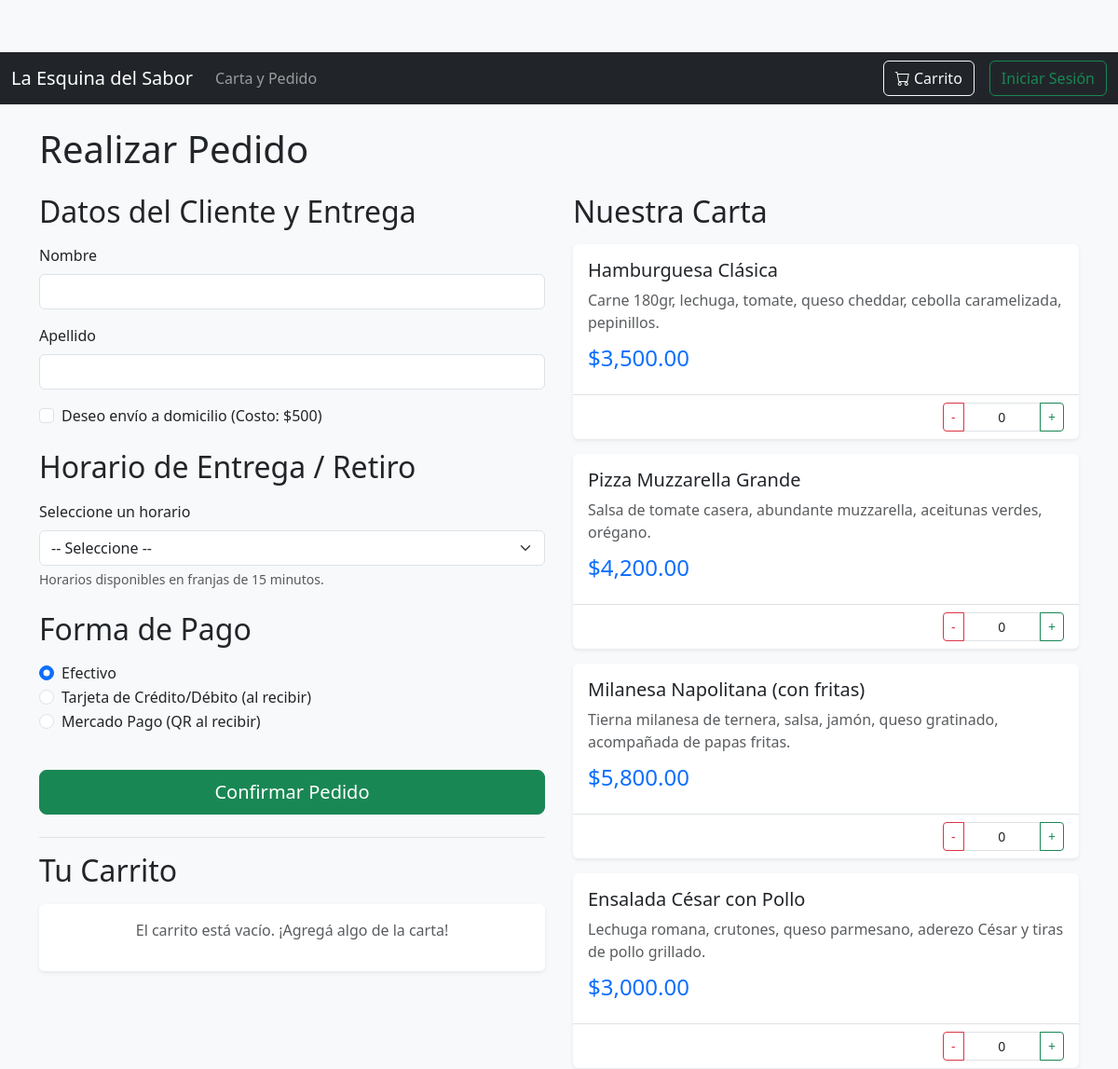
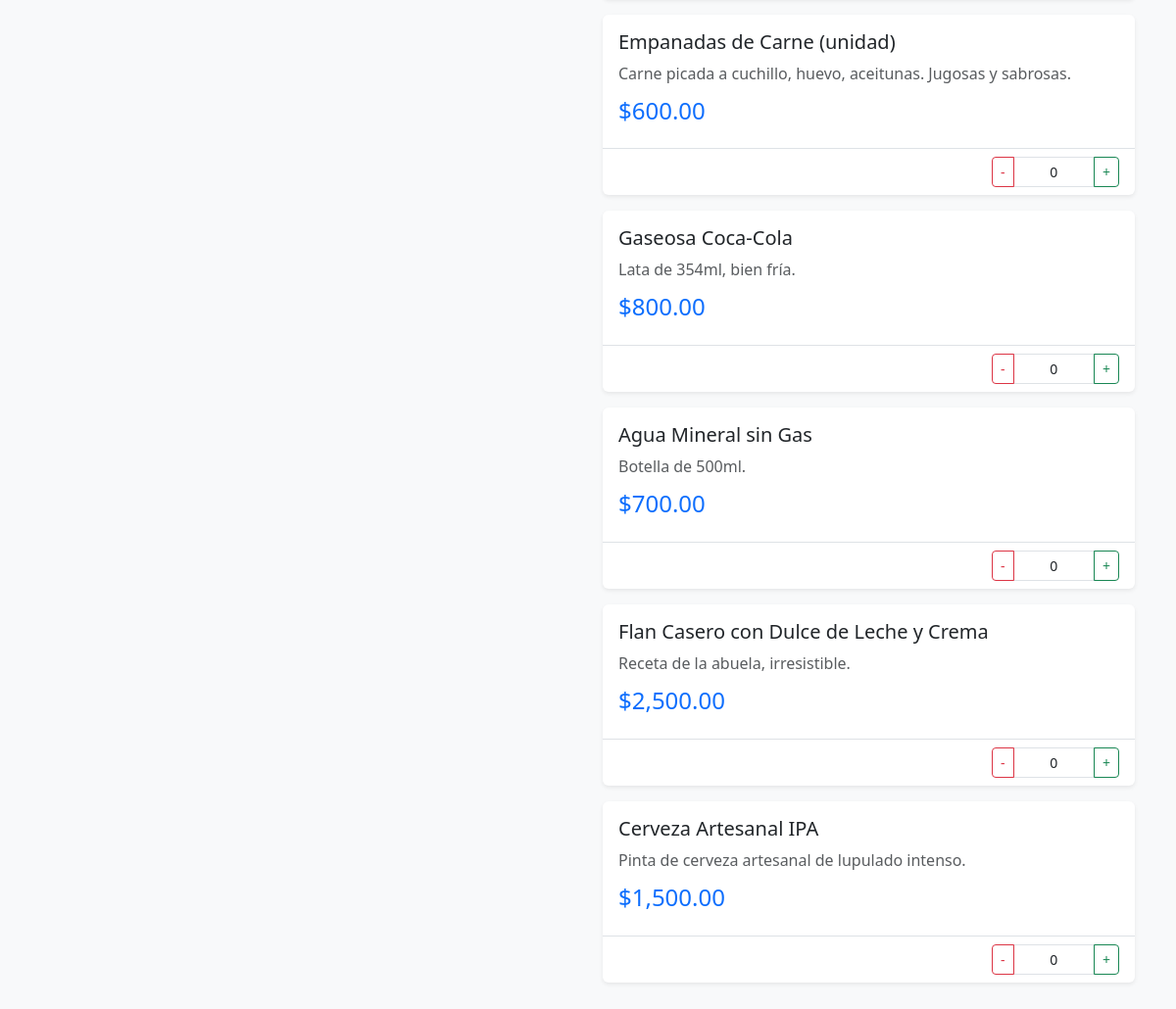
Page /hacer_pedido on the committed database (2 pictures, top to bottom).
### tables this page shows
CREATE TABLE platos (
            id_plato INTEGER PRIMARY KEY AUTOINCREMENT,
            nombre TEXT NOT NULL,
            descripcion TEXT,
            precio REAL NOT NULL,
            activo INTEGER DEFAULT 1,
            id_empresa INTEGER, rubro TEXT,
            FOREIGN KEY(id_empresa) REFERENCES empresas(id_empresa)
        );

### app.py (the view, shortened to what this page needs)
@app.route('/hacer_pedido', methods=['GET', 'POST'])
def hacer_pedido():
    company_id_for_frontend = get_company_id_for_frontend_context()
    conn = conectar_db()
    cursor = conn.cursor()
    cursor.execute("SELECT id_plato, nombre, descripcion, precio, rubro FROM platos WHERE activo = 1 AND id_empresa = ? ORDER BY id_plato ASC",
                   (company_id_for_frontend,))
    platos_db = cursor.fetchall()
    conn.close()
    franjas_horarias = _generar_franjas_horarias_disponibles(company_id_for_frontend)
    return render_template('hacer_pedido.html',
                           platos=platos_db,
                           franjas_horarias=franjas_horarias,
                           carrito_detalle=_get_carrito_detalle(platos_db),
                           total_carrito=_get_total_carrito(),
                           costo_envio=get_costo_envio(),
                           request_form={},
                           carrito=session.get('carrito', {}))

### app.py (called while the page is built, shortened)
def conectar_db():
    conn = sqlite3.connect(DB_NAME)
    conn.row_factory = sqlite3.Row # Permite acceder a las columnas por nombre
    return conn

def cargar_configuracion(clave, valor_defecto=None, id_empresa=None):
    conn = conectar_db()
    cursor = conn.cursor()
    if id_empresa:
        cursor.execute("SELECT valor FROM configuracion WHERE clave = ? AND id_empresa = ?", (clave, id_empresa))
    else:
        cursor.execute("SELECT valor FROM configuracion WHERE clave = ? AND id_empresa IS NULL", (clave,))
    resultado = cursor.fetchone()
    conn.close()
    if resultado:
        return resultado['valor']
    return valor_defecto

def get_costo_envio():
    if current_user.is_authenticated and current_user.id_empresa:
        costo = cargar_configuracion('ENVIO_COSTO', str(DEFAULT_ENVIO_COSTO), current_user.id_empresa)
    else:
        costo = cargar_configuracion('ENVIO_COSTO', str(DEFAULT_ENVIO_COSTO), None)
    try:
        return float(costo)
    except ValueError:
        return DEFAULT_ENVIO_COSTO

def get_company_filter_conditions_and_params(table_alias=''):
    conditions = []
    params = []
    return conditions, params

def get_company_id_for_frontend_context():
    if current_user.is_authenticated and not current_user.has_role('super_admin') and current_user.id_empresa:
        return current_user.id_empresa
    return DEFAULT_COMPANY_FOR_ORDERS

def _get_carrito_detalle(platos_db):
    carrito_detalle = []
    return carrito_detalle

def _get_total_carrito():
    total = 0.0
    if 'carrito' in session:
        for item_data in session['carrito'].values():
            total += item_data.get('precio', 0.0) * item_data.get('cantidad', 0)
    return total

### templates/hacer_pedido.html (shortened to what this page needs)
{% extends "base.html" %}
{% block content %}
    <h1 class="mb-4">Realizar Pedido</h1>
    <div class="row custom-layout-container">
        <div class="col-md-6 custom-fixed-left-column">
            <form action="{{ url_for('hacer_pedido') }}" method="POST" id="pedido-form">
                <h2 class="mb-3">Datos del Cliente y Entrega</h2>
                <div class="mb-3">
                    <label for="nombre" class="form-label">Nombre</label>
                    <input type="text" class="form-control" id="nombre" name="nombre" required value="{{ request_form.get('nombre', '') }}">
                </div>
                <div class="mb-3">
                    <label for="apellido" class="form-label">Apellido</label>
                    <input type="text" class="form-control" id="apellido" name="apellido" required value="{{ request_form.get('apellido', '') }}">
                </div>
                <div class="mb-3 form-check">
                    <input type="checkbox" class="form-check-input" id="es_envio_solicitado" name="es_envio_solicitado" onchange="toggleDireccionField()" {% if request_form.get('es_envio_solicitado') %}checked{% endif %}>
                    <label class="form-check-label" for="es_envio_solicitado">Deseo envío a domicilio (Costo: ${{ costo_envio | int }})</label>
                </div>
                <h2 class="mt-4 mb-3">Horario de Entrega / Retiro</h2>
                <div class="mb-3">
                    <label for="horario_entrega" class="form-label">Seleccione un horario</label>
                    <select class="form-select" id="horario_entrega" name="horario_entrega" required>
                        <option value="">-- Seleccione --</option>
                    </select>
                    <div class="form-text">Horarios disponibles en franjas de 15 minutos.</div>
                </div>
                <h2 class="mt-4 mb-3">Forma de Pago</h2>
                <div class="mb-3">
                    <div class="form-check">
                        <input class="form-check-input" type="radio" name="forma_pago" id="pagoEfectivo" value="Efectivo" {% if request_form.get('forma_pago') == 'Efectivo' or not request_form.get('forma_pago') %}checked{% endif %}>
                        <label class="form-check-label" for="pagoEfectivo">
                            Efectivo
                        </label>
                    </div>
                    <div class="form-check">
                        <input class="form-check-input" type="radio" name="forma_pago" id="pagoTarjeta" value="Tarjeta de Crédito/Débito" {% if request_form.get('forma_pago') == 'Tarjeta de Crédito/Débito' %}checked{% endif %}>
                        <label class="form-check-label" for="pagoTarjeta">
                            Tarjeta de Crédito/Débito (al recibir)
                        </label>
                    </div>
                    <div class="form-check">
                        <input class="form-check-input" type="radio" name="forma_pago" id="pagoMercadoPago" value="Mercado Pago" {% if request_form.get('forma_pago') == 'Mercado Pago' %}checked{% endif %}>
                        <label class="form-check-label" for="pagoMercadoPago">
                            Mercado Pago (QR al recibir)
                        </label>
                    </div>
                </div>
                <button type="submit" class="btn btn-success btn-lg mt-4 w-100">Confirmar Pedido</button>
            </form>
            <div class="mt-4 pt-3 border-top">
                <h2 class="mb-3">Tu Carrito</h2>
                <div id="carrito-view" class="card shadow-sm p-3">
                    {% if carrito_detalle %}
                        <ul class="list-group list-group-flush">
                            {% for item in carrito_detalle %}
                                <li class="list-group-item d-flex justify-content-between align-items-center">
                                    <div>
                                        {{ item.cantidad }} x {{ item.nombre }} <br>
                                        <small class="text-muted">@ ${{ "{:,.2f}".format(item.precio_unitario) }} c/u</small>
                                    </div>
                                    <div>
                                        <strong>${{ "{:,.2f}".format(item.subtotal) }}</strong>
                                        <button type="button" class="btn btn-sm btn-outline-danger ms-2 remove-from-cart-btn" data-plato-id="{{ item.id_plato }}">
                                            <i class="bi bi-x-lg"></i>
                                        </button>
                                    </div>
                                </li>
                            {% endfor %}
                        </ul>
                        <div class="mt-3 pt-3 border-top d-flex justify-content-between">
                            <h5>Subtotal productos:</h5>
                            <h5 id="subtotal_productos_display">${{ "{:,.2f}".format(total_carrito) }}</h5>
                        </div>
                        <div class="mt-2 d-flex justify-content-between">
                            <h5>Costo de Envío:</h5>
                            <h5 id="costo_envio_display">${{ "{:,.2f}".format(costo_envio if request_form.get('es_envio_solicitado') else 0.00) }}</h5>
                        </div>
                        <div class="mt-2 pt-3 border-top d-flex justify-content-between">
                            <h4>TOTAL ESTIMADO:</h4>
                            <h4 id="total-estimado-carrito">
                                <strong>${{ "{:,.2f}".format(total_carrito + (costo_envio if request_form.get('es_envio_solicitado') else 0.00)) }}</strong>
                            </h4>
                        </div>
                    {% else %}
                        <p class="text-center text-muted">El carrito está vacío. ¡Agregá algo de la carta!</p>
                    {% endif %}
                </div>
            </div>
        </div>
        <div class="col-md-6 custom-scroll-right-column">
            <h2 class="mb-3">Nuestra Carta</h2>
            {% if platos %}
                <div class="row row-cols-1 g-3">
                    {% for plato in platos %}
                        <div class="col">
                            <div class="card h-100 shadow-sm">
                                <div class="card-body">
                                    <h5 class="card-title">{{ plato.nombre }}</h5>
                                    <p class="card-text text-muted">{{ plato.descripcion }}</p>
                                    <h4 class="card-subtitle mb-2 text-primary">${{ "{:,.2f}".format(plato.precio) }}</h4>
                                </div>
                                <div class="card-footer bg-transparent border-top d-flex justify-content-end align-items-center">
                                    <div class="input-group input-group-sm quantity-control" style="width: 130px;">
                                        <button class="btn btn-outline-danger btn-minus" type="button" data-plato-id="{{ plato.id_plato }}">-</button>
                                        <input type="text" class="form-control text-center quantity-input" value="{{ carrito.get(plato.id_plato | string, {'cantidad': 0}).cantidad }}" data-plato-id="{{ plato.id_plato }}" readonly>
                                        <button class="btn btn-outline-success btn-plus" type="button" data-plato-id="{{ plato.id_plato }}">+</button>
                                    </div>
                                </div>
                            </div>
                        </div>
                    {% endfor %}
                </div>
            {% else %}
                <p class="text-center text-muted">Aún no hay platos en la carta. ¡Vuelve pronto!</p>
            {% endif %}
        </div>
    </div>
{% endblock %}

### templates/base.html (shortened to what this page needs)
<!doctype html>
<html lang="es">
<head>
    <link href="https://cdn.jsdelivr.net/npm/bootstrap@5.3.3/dist/css/bootstrap.min.css" rel="stylesheet">
    <link rel="stylesheet" href="https://cdn.jsdelivr.net/npm/bootstrap-icons@1.11.3/font/bootstrap-icons.min.css">
    <link rel="stylesheet" href="{{ url_for('static', filename='css/style.css') }}">
</head>
<body>
    <nav class="navbar navbar-expand-lg navbar-dark bg-dark">
        <div class="container-fluid">
            <a class="navbar-brand" href="{{ url_for('index') }}">La Esquina del Sabor</a>
            <div class="collapse navbar-collapse" id="navbarNav">
                <ul class="navbar-nav me-auto mb-2 mb-lg-0">
                    <li class="nav-item">
                        <a class="nav-link" href="{{ url_for('hacer_pedido') }}">Carta y Pedido</a>
                    </li>
                </ul>
                <div class="d-flex align-items-center">
                    <a class="btn btn-outline-light position-relative me-3" href="{{ url_for('hacer_pedido') }}">
                        <i class="bi bi-cart"></i> Carrito
                    </a>
                    <ul class="navbar-nav">
                        {% if current_user.is_authenticated %}
                            <li class="nav-item me-2">
                                <span class="nav-link text-white">Hola, <strong>{{ current_user.get_full_name() }}</strong> ({{ current_user.nombre_rol }})</span>
                            </li>
                            <li class="nav-item">
                                <a class="btn btn-outline-danger" href="{{ url_for('logout') }}">Cerrar Sesión</a>
                            </li>
                        {% else %}
                            <li class="nav-item">
                                <a class="btn btn-outline-success" href="{{ url_for('login') }}">Iniciar Sesión</a>
                            </li>
                        {% endif %}
                    </ul>
                </div>
            </div>
        </div>
    </nav>
    <div class="container mt-4">
        {% block content %}{% endblock %}
    </div>
</body>
</html>

### static/css/style.css (style rules this page uses)
body { padding-top: 56px; background-color: #f8f9fa; }
.card { border: none; transition: transform 0.2s ease-in-out, box-shadow 0.2s ease-in-out; }

### templates/hacer_pedido.html (style rules this page uses)
.custom-layout-container { display: flex; min-height: calc(100vh - (var(--navbar-height, 56px) + var(--footer-height, 0px) + 2rem)); margin-top: 1rem; }
.custom-fixed-left-column { position: sticky; top: var(--navbar-height, 56px); height: calc(100vh - (var(--navbar-height, 56px) + 2rem)); overflow-y: auto; padding-right: 15px; z-index: 10; }
.custom-scroll-right-column { overflow-y: auto; height: calc(100vh - (var(--navbar-height, 56px) + 2rem)); padding-left: 15px; }
body { padding-top: var(--navbar-height, 56px); }
:root { --navbar-height: 56px; --footer-height: 0px; }

### rows in the picture
platos: nombre "Hamburguesa Clásica", descripcion "Carne 180gr, lechuga, tomate, queso cheddar, cebolla caramelizada, pepinillos.", precio "3,500.00", get "0"
platos: nombre "Pizza Muzzarella Grande", descripcion "Salsa de tomate casera, abundante muzzarella, aceitunas verdes, orégano.", precio "4,200.00", get "0"
platos: nombre "Milanesa Napolitana (con fritas)", descripcion "Tierna milanesa de ternera, salsa, jamón, queso gratinado, acompañada de papas fritas.", precio "5,800.00", get "0"
platos: nombre "Ensalada César con Pollo", descripcion "Lechuga romana, crutones, queso parmesano, aderezo César y tiras de pollo grillado.", precio "3,000.00", get "0"
platos: nombre "Empanadas de Carne (unidad)", descripcion "Carne picada a cuchillo, huevo, aceitunas. Jugosas y sabrosas.", precio "600.00", get "0"
platos: nombre "Gaseosa Coca-Cola", descripcion "Lata de 354ml, bien fría.", precio "800.00", get "0"
platos: nombre "Agua Mineral sin Gas", descripcion "Botella de 500ml.", precio "700.00", get "0"
platos: nombre "Flan Casero con Dulce de Leche y Crema", descripcion "Receta de la abuela, irresistible.", precio "2,500.00", get "0"
platos: nombre "Cerveza Artesanal IPA", descripcion "Pinta de cerveza artesanal de lupulado intenso.", precio "1,500.00", get "0"

### other values in the picture
{{ costo_envio | int }} "500"
